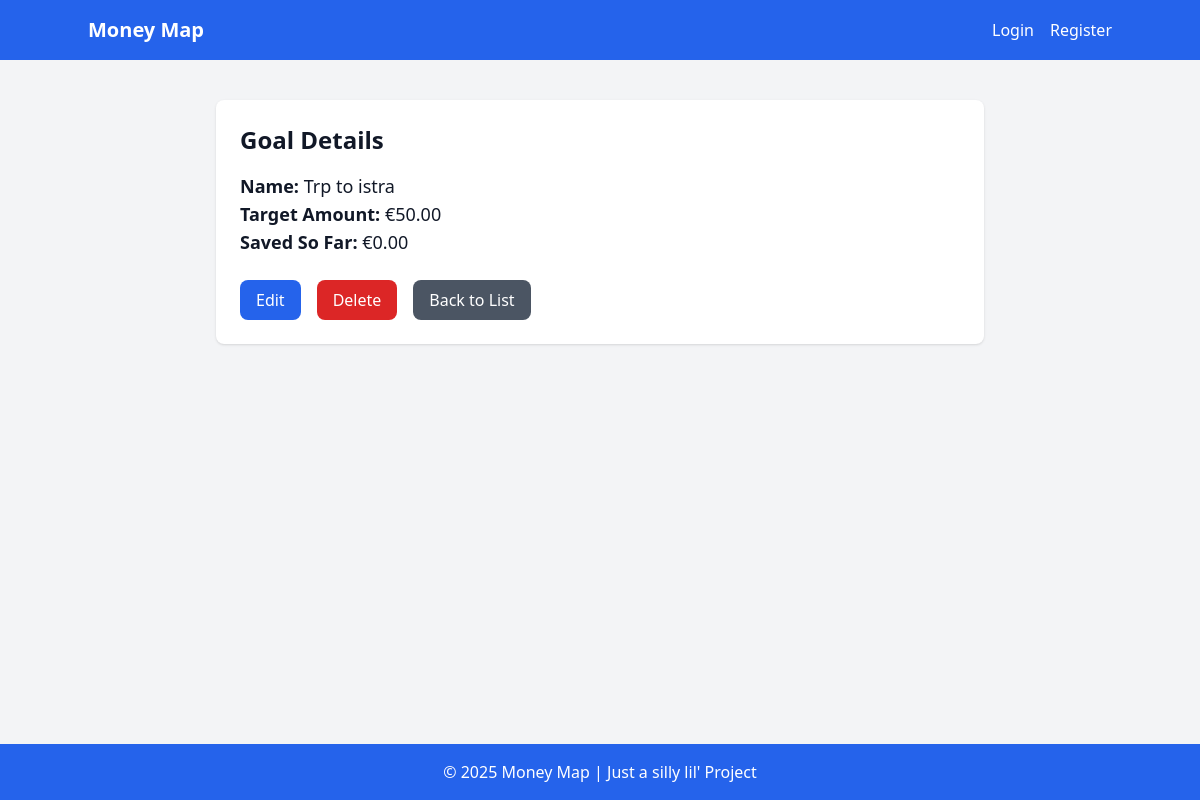
The app's page /saving-goals/4/, older data.
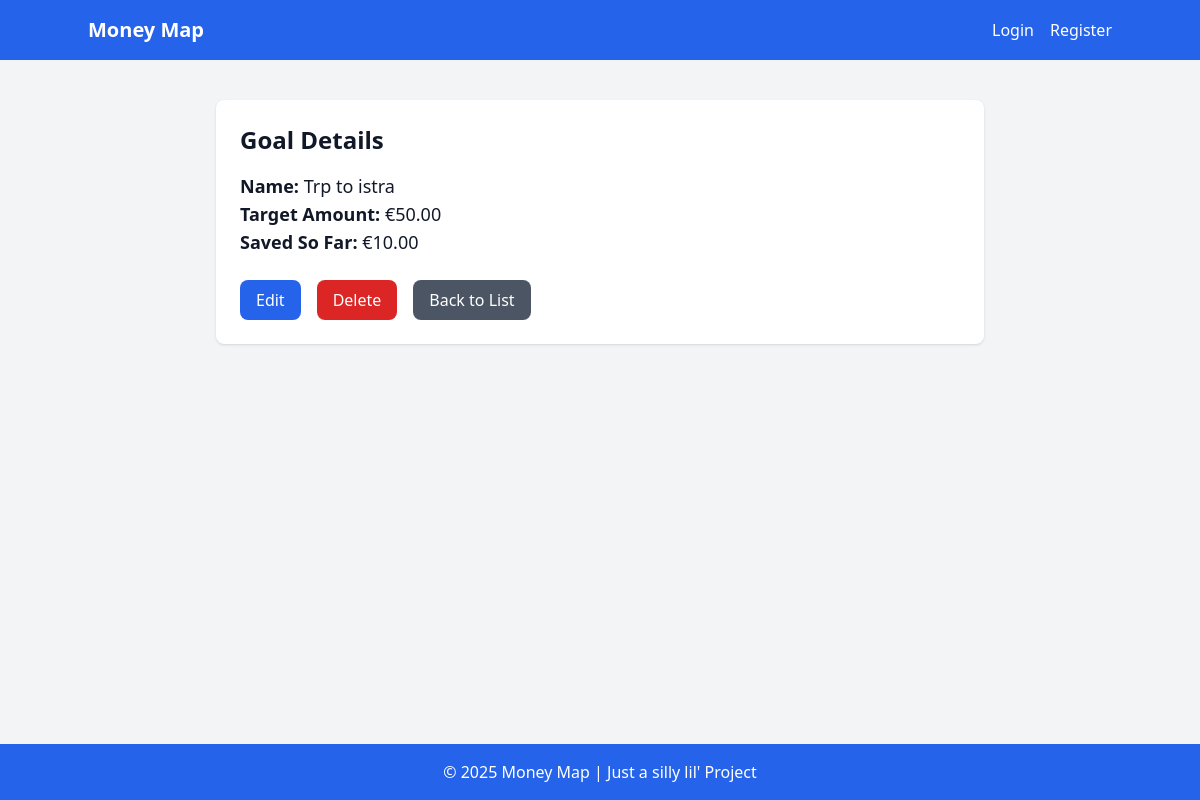
The same page, newer data.
### main/models.py (models this page shows, shortened)
class Goal(models.Model):
    name = models.CharField(max_length=20)
    amount = models.DecimalField(max_digits=10, decimal_places=2, default=0.00)
    saved = models.DecimalField(max_digits=10, decimal_places=2, default=0.00)
    user = models.ForeignKey(User, default=1, on_delete=models.CASCADE)

### main/views.py (the view)
# urls.py: path('saving-goals/<int:pk>/', GoalDetail.as_view(), name='goal_detail'),
class GoalDetail(BaseDetailView):
    model = Goal
    template_name = 'main/goal_detail.html'

### templates/main/goal_detail.html (shortened to what this page needs)
{% extends 'base.html' %}
{% block content %}
<div class="max-w-3xl mx-auto bg-white p-6 rounded-lg shadow">
    <h1 class="text-2xl font-bold mb-4">Goal Details</h1>
    <div class="grid grid-cols-2 gap-4">
        <div>
            <p class="text-lg"><strong>Name:</strong> {{ goal.name }}</p>
            <p class="text-lg"><strong>Target Amount:</strong> €{{ goal.amount|floatformat:2 }}</p>
            <p class="text-lg"><strong>Saved So Far:</strong> €{{ goal.saved|floatformat:2 }}</p>
        </div>
    </div>
    <div class="mt-6 flex space-x-4">
        <a href="{% url 'goal_update' goal.pk %}" class="bg-blue-600 text-white px-4 py-2 rounded-lg hover:bg-blue-700">Edit</a>
        <a href="{% url 'goal_delete' goal.pk %}" class="bg-red-600 text-white px-4 py-2 rounded-lg hover:bg-red-700">Delete</a>
        <a href="{% url 'goal_list' %}" class="bg-gray-600 text-white px-4 py-2 rounded-lg hover:bg-gray-700">Back to List</a>
    </div>
</div>
{% endblock %}

Row changes from the older to the newer data that the page shows:
changed Goal "Trp to istra": saved "0.00" → "10.00"
